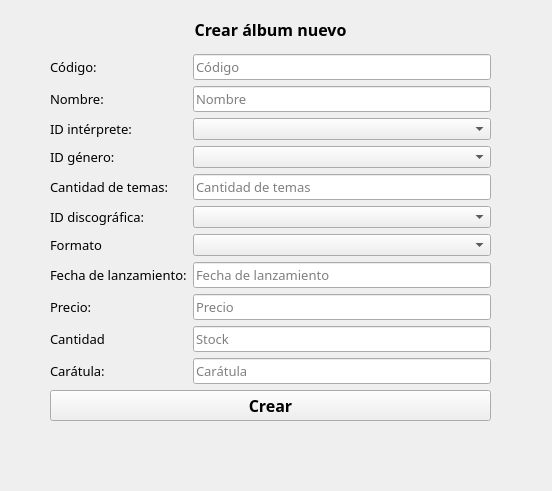
<?xml version="1.0" encoding="UTF-8"?>
<ui version="4.0">
 <class>CrearProducto</class>
 <widget class="QWidget" name="CrearProducto">
  <property name="geometry">
   <rect>
    <x>0</x>
    <y>0</y>
    <width>552</width>
    <height>491</height>
   </rect>
  </property>
  <property name="windowTitle">
   <string>Form</string>
  </property>
  <widget class="QWidget" name="layoutWidget">
   <property name="geometry">
    <rect>
     <x>50</x>
     <y>10</y>
     <width>441</width>
     <height>411</height>
    </rect>
   </property>
   <layout class="QVBoxLayout" name="verticalLayout">
    <item>
     <layout class="QGridLayout" name="gridLayout">
      <item row="13" column="0">
       <widget class="QLabel" name="label_8">
        <property name="font">
         <font>
          <family>Bell MT</family>
          <pointsize>10</pointsize>
         </font>
        </property>
        <property name="text">
         <string>ID discográfica:</string>
        </property>
       </widget>
      </item>
      <item row="10" column="0" colspan="2">
       <widget class="QLabel" name="label_9">
        <property name="font">
         <font>
          <family>Bell MT</family>
          <pointsize>10</pointsize>
         </font>
        </property>
        <property name="text">
         <string>Cantidad de temas:</string>
        </property>
       </widget>
      </item>
      <item row="18" column="2">
       <widget class="QLineEdit" name="input_caratula">
        <property name="font">
         <font>
          <family>Bell MT</family>
          <pointsize>10</pointsize>
         </font>
        </property>
        <property name="placeholderText">
         <string>Carátula</string>
        </property>
       </widget>
      </item>
      <item row="0" column="0" colspan="3">
       <widget class="QLabel" name="label">
        <property name="font">
         <font>
          <family>Bell MT</family>
          <pointsize>12</pointsize>
          <weight>75</weight>
          <bold>true</bold>
         </font>
        </property>
        <property name="text">
         <string>Crear álbum nuevo</string>
        </property>
        <property name="alignment">
         <set>Qt::AlignCenter</set>
        </property>
       </widget>
      </item>
      <item row="16" column="2">
       <widget class="QLineEdit" name="input_precio">
        <property name="font">
         <font>
          <family>Bell MT</family>
          <pointsize>10</pointsize>
         </font>
        </property>
        <property name="placeholderText">
         <string>Precio</string>
        </property>
       </widget>
      </item>
      <item row="4" column="2">
       <widget class="QLineEdit" name="input_nombre">
        <property name="font">
         <font>
          <family>Bell MT</family>
          <pointsize>10</pointsize>
         </font>
        </property>
        <property name="text">
         <string/>
        </property>
        <property name="placeholderText">
         <string>Nombre</string>
        </property>
       </widget>
      </item>
      <item row="17" column="0">
       <widget class="QLabel" name="label_12">
        <property name="font">
         <font>
          <family>Bell MT</family>
          <pointsize>10</pointsize>
         </font>
        </property>
        <property name="text">
         <string>Cantidad</string>
        </property>
       </widget>
      </item>
      <item row="17" column="2">
       <widget class="QLineEdit" name="input_stock">
        <property name="font">
         <font>
          <family>Bell MT</family>
          <pointsize>10</pointsize>
         </font>
        </property>
        <property name="text">
         <string/>
        </property>
        <property name="placeholderText">
         <string>Stock</string>
        </property>
       </widget>
      </item>
      <item row="9" column="2">
       <widget class="QComboBox" name="comboBox_genero"/>
      </item>
      <item row="3" column="0">
       <widget class="QLabel" name="label_3">
        <property name="font">
         <font>
          <family>Bell MT</family>
          <pointsize>10</pointsize>
         </font>
        </property>
        <property name="text">
         <string>Código:</string>
        </property>
       </widget>
      </item>
      <item row="9" column="0">
       <widget class="QLabel" name="label_5">
        <property name="font">
         <font>
          <family>Bell MT</family>
          <pointsize>10</pointsize>
         </font>
        </property>
        <property name="text">
         <string>ID género:</string>
        </property>
       </widget>
      </item>
      <item row="13" column="2">
       <widget class="QComboBox" name="comboBox_dicografica">
        <property name="mouseTracking">
         <bool>false</bool>
        </property>
       </widget>
      </item>
      <item row="14" column="0">
       <widget class="QLabel" name="label_11">
        <property name="font">
         <font>
          <family>Bell MT</family>
          <pointsize>10</pointsize>
         </font>
        </property>
        <property name="text">
         <string>Formato</string>
        </property>
       </widget>
      </item>
      <item row="4" column="0">
       <widget class="QLabel" name="label_2">
        <property name="font">
         <font>
          <family>Bell MT</family>
          <pointsize>10</pointsize>
         </font>
        </property>
        <property name="text">
         <string>Nombre:</string>
        </property>
       </widget>
      </item>
      <item row="8" column="0">
       <widget class="QLabel" name="label_4">
        <property name="font">
         <font>
          <family>Bell MT</family>
          <pointsize>10</pointsize>
         </font>
        </property>
        <property name="text">
         <string>ID intérprete:</string>
        </property>
       </widget>
      </item>
      <item row="15" column="2">
       <widget class="QLineEdit" name="input_fechadelanzamiento">
        <property name="font">
         <font>
          <family>Bell MT</family>
          <pointsize>10</pointsize>
         </font>
        </property>
        <property name="placeholderText">
         <string>Fecha de lanzamiento</string>
        </property>
       </widget>
      </item>
      <item row="15" column="0" colspan="2">
       <widget class="QLabel" name="label_7">
        <property name="font">
         <font>
          <family>Bell MT</family>
          <pointsize>10</pointsize>
         </font>
        </property>
        <property name="text">
         <string>Fecha de lanzamiento:</string>
        </property>
       </widget>
      </item>
      <item row="8" column="2">
       <widget class="QComboBox" name="comboBox_interprete"/>
      </item>
      <item row="14" column="2">
       <widget class="QComboBox" name="comboBox_formato">
        <property name="mouseTracking">
         <bool>false</bool>
        </property>
       </widget>
      </item>
      <item row="10" column="2">
       <widget class="QLineEdit" name="input_cantidaddetemas">
        <property name="font">
         <font>
          <family>Bell MT</family>
          <pointsize>10</pointsize>
         </font>
        </property>
        <property name="placeholderText">
         <string>Cantidad de temas</string>
        </property>
       </widget>
      </item>
      <item row="18" column="0">
       <widget class="QLabel" name="label_6">
        <property name="font">
         <font>
          <family>Bell MT</family>
          <pointsize>10</pointsize>
         </font>
        </property>
        <property name="text">
         <string>Carátula:</string>
        </property>
       </widget>
      </item>
      <item row="16" column="0">
       <widget class="QLabel" name="label_10">
        <property name="font">
         <font>
          <family>Bell MT</family>
          <pointsize>10</pointsize>
         </font>
        </property>
        <property name="text">
         <string>Precio:</string>
        </property>
       </widget>
      </item>
      <item row="3" column="2">
       <widget class="QLineEdit" name="input_codigo">
        <property name="font">
         <font>
          <family>Bell MT</family>
          <pointsize>10</pointsize>
         </font>
        </property>
        <property name="text">
         <string/>
        </property>
        <property name="placeholderText">
         <string>Código</string>
        </property>
       </widget>
      </item>
     </layout>
    </item>
    <item>
     <widget class="QPushButton" name="boton_crear">
      <property name="font">
       <font>
        <family>Bell MT</family>
        <pointsize>12</pointsize>
        <weight>75</weight>
        <bold>true</bold>
       </font>
      </property>
      <property name="cursor">
       <cursorShape>PointingHandCursor</cursorShape>
      </property>
      <property name="text">
       <string>Crear</string>
      </property>
     </widget>
    </item>
   </layout>
  </widget>
 </widget>
 <resources/>
 <connections/>
</ui>
